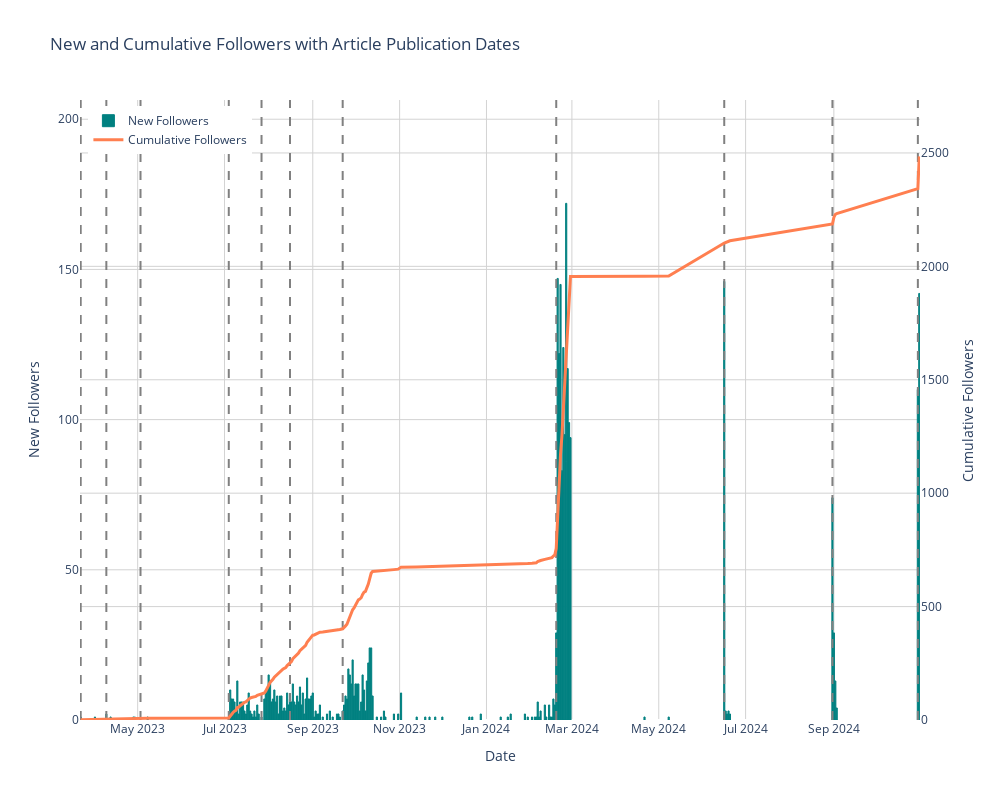

The cell this chart's notebook holds for it:
### Code cell
import pandas as pd
import plotly.graph_objects as go

# Make copies with new variable names to avoid modifying the original DataFrames
articles_df_copy = articles_df.copy()
followers_df_copy = extended_scrapped_followers_df.copy()

# Ensure 'created_at' is in datetime format in the copies
articles_df_copy['created_at'] = pd.to_datetime(articles_df_copy['created_at']).dt.date
followers_df_copy['created_at'] = pd.to_datetime(followers_df_copy['created_at']).dt.date

# Calculate the daily follower count and cumulative sum for total followers over time
daily_follower_count = followers_df_copy['created_at'].value_counts().sort_index()
cumulative_followers = daily_follower_count.cumsum()

# Create the plot
fig = go.Figure()

# Add bars for new followers with the left y-axis
fig.add_trace(go.Bar(
    x=daily_follower_count.index,
    y=daily_follower_count.values,
    name='New Followers',
    marker_color='teal',
    marker_line_color='teal',  # Same color for bar borders
    marker_line_width=1,     # Increased border width for bars
    hovertemplate='Date: %{x}<br>New Followers: %{y}<extra></extra>'
))

# Add a line for cumulative followers with the right y-axis
fig.add_trace(go.Scatter(
    x=cumulative_followers.index,
    y=cumulative_followers.values,
    mode='lines',
    name='Cumulative Followers',
    line=dict(color='#FF7F50', width=3),  # Coral color for cumulative line
    yaxis="y2",
    hovertemplate='Date: %{x}<br>Cumulative Followers: %{y}<extra></extra>'
))

# Add vertical lines for each article date with hover text for article titles
for _, row in articles_df_copy.iterrows():
    fig.add_trace(go.Scatter(
        x=[row['created_at'], row['created_at']],
        y=[0, cumulative_followers.max()],
        mode='lines',
        line=dict(color='gray', dash='dash'),
        hoverinfo='text',
        text=f"Article Date: {row['created_at']}<br>Title: {row['title']}",
        showlegend=False
    ))

# Update layout with customized dimensions, y-axis ranges, and white background
fig.update_layout(
    title="New and Cumulative Followers with Article Publication Dates",
    xaxis_title="Date",
    yaxis=dict(title="New Followers", side='left', range=[0, daily_follower_count.max() * 1.2]),
    yaxis2=dict(title="Cumulative Followers", overlaying='y', side='right', range=[0, cumulative_followers.max() * 1.1]),
    width=1000,   # Increased width for better viewing
    height=800,   # Reduced height
    legend=dict(x=0.01, y=0.99),
    hovermode="x unified",
    bargap=0.2,  # Reduce gap between bars for better density
    plot_bgcolor='white'  # Set background to white
)

# Update grid line colors for better contrast on white background
fig.update_xaxes(showgrid=True, gridcolor='lightgray')
fig.update_yaxes(showgrid=True, gridcolor='lightgray')

# Show the plot
fig.show()

### Figure 1 — Plotly figure (JSON) as saved in the notebook; plotly's stock layout.template omitted (floating-point values rounded to 4 significant figures; data arrays with more than 128 entries replaced by an {"elided": "..."} marker saying what was removed)
{"data": [{"hovertemplate": "Date: %{x}<br>New Followers: %{y}<extra></extra>", "marker": {"color": "teal", "line": {"color": "teal", "width": 1}}, "name": "New Followers", "type": "bar", "x": {"elided": "156 str values"}, "y": {"elided": "156 int values"}}, {"hovertemplate": "Date: %{x}<br>Cumulative Followers: %{y}<extra></extra>", "line": {"color": "#FF7F50", "width": 3}, "mode": "lines", "name": "Cumulative Followers", "type": "scatter", "x": {"elided": "156 str values"}, "y": {"elided": "156 int values"}, "yaxis": "y2"}, {"hoverinfo": "text", "line": {"color": "gray", "dash": "dash"}, "mode": "lines", "showlegend": false, "text": "Article Date: 2024-10-30<br>Title: 12 Steps to Organize and Maintain Your Python Codebase for Beginners", "type": "scatter", "x": ["2024-10-30", "2024-10-30"], "y": [0, 2485]}, {"hoverinfo": "text", "line": {"color": "gray", "dash": "dash"}, "mode": "lines", "showlegend": false, "text": "Article Date: 2024-08-31<br>Title: Data Analytics Dashboard Starter Kit with Neon, Streamlit, and Airflow", "type": "scatter", "x": ["2024-08-31", "2024-08-31"], "y": [0, 2485]}, {"hoverinfo": "text", "line": {"color": "gray", "dash": "dash"}, "mode": "lines", "showlegend": false, "text": "Article Date: 2024-06-16<br>Title: Binary Tree", "type": "scatter", "x": ["2024-06-16", "2024-06-16"], "y": [0, 2485]}, {"hoverinfo": "text", "line": {"color": "gray", "dash": "dash"}, "mode": "lines", "showlegend": false, "text": "Article Date: 2024-02-19<br>Title: My Journey Learning AI for Songwriting: LSTMs and Taylor Swift", "type": "scatter", "x": ["2024-02-19", "2024-02-19"], "y": [0, 2485]}, {"hoverinfo": "text", "line": {"color": "gray", "dash": "dash"}, "mode": "lines", "showlegend": false, "text": "Article Date: 2023-09-22<br>Title: The Data Engineering Docker-Compose Starter Kit", "type": "scatter", "x": ["2023-09-22", "2023-09-22"], "y": [0, 2485]}, {"hoverinfo": "text", "line": {"color": "gray", "dash": "dash"}, "mode": "lines", "showlegend": false, "text": "Article Date: 2023-08-16<br>Title: The Golang Saga: A Coder’s Journey There and Back Again. Part 3: The Graphing Conundrum", "type": "scatter", "x": ["2023-08-16", "2023-08-16"], "y": [0, 2485]}, {"hoverinfo": "text", "line": {"color": "gray", "dash": "dash"}, "mode": "lines", "showlegend": false, "text": "Article Date: 2023-07-27<br>Title: The Golang Saga: A Coder’s Journey There and Back Again. Part 2: The Data Expedition", "type": "scatter", "x": ["2023-07-27", "2023-07-27"], "y": [0, 2485]}, {"hoverinfo": "text", "line": {"color": "gray", "dash": "dash"}, "mode": "lines", "showlegend": false, "text": "Article Date: 2023-07-04<br>Title: The Golang Saga: A Coder’s Journey There and Back Again. Part 1: Leaving the Shire", "type": "scatter", "x": ["2023-07-04", "2023-07-04"], "y": [0, 2485]}, {"hoverinfo": "text", "line": {"color": "gray", "dash": "dash"}, "mode": "lines", "showlegend": false, "text": "Article Date: 2023-05-03<br>Title: Unleash Your Pipeline Creativity: Local Development with Argo Workflows and MinIO on Minikube", "type": "scatter", "x": ["2023-05-03", "2023-05-03"], "y": [0, 2485]}, {"hoverinfo": "text", "line": {"color": "gray", "dash": "dash"}, "mode": "lines", "showlegend": false, "text": "Article Date: 2023-04-09<br>Title: From Kafka to Amazon S3: Partitioning Outputs", "type": "scatter", "x": ["2023-04-09", "2023-04-09"], "y": [0, 2485]}, {"hoverinfo": "text", "line": {"color": "gray", "dash": "dash"}, "mode": "lines", "showlegend": false, "text": "Article Date: 2023-03-22<br>Title: How we mastered dbt: A true story", "type": "scatter", "x": ["2023-03-22", "2023-03-22"], "y": [0, 2485]}], "layout": {"bargap": 0.2, "height": 800, "hovermode": "x unified", "legend": {"x": 0.01, "y": 0.99}, "plot_bgcolor": "white", "title": {"text": "New and Cumulative Followers with Article Publication Dates"}, "width": 1000, "xaxis": {"gridcolor": "lightgray", "showgrid": true, "title": {"text": "Date"}}, "yaxis": {"gridcolor": "lightgray", "range": [0, 206.4], "showgrid": true, "side": "left", "title": {"text": "New Followers"}}, "yaxis2": {"gridcolor": "lightgray", "overlaying": "y", "range": [0, 2734.0], "showgrid": true, "side": "right", "title": {"text": "Cumulative Followers"}}}}
